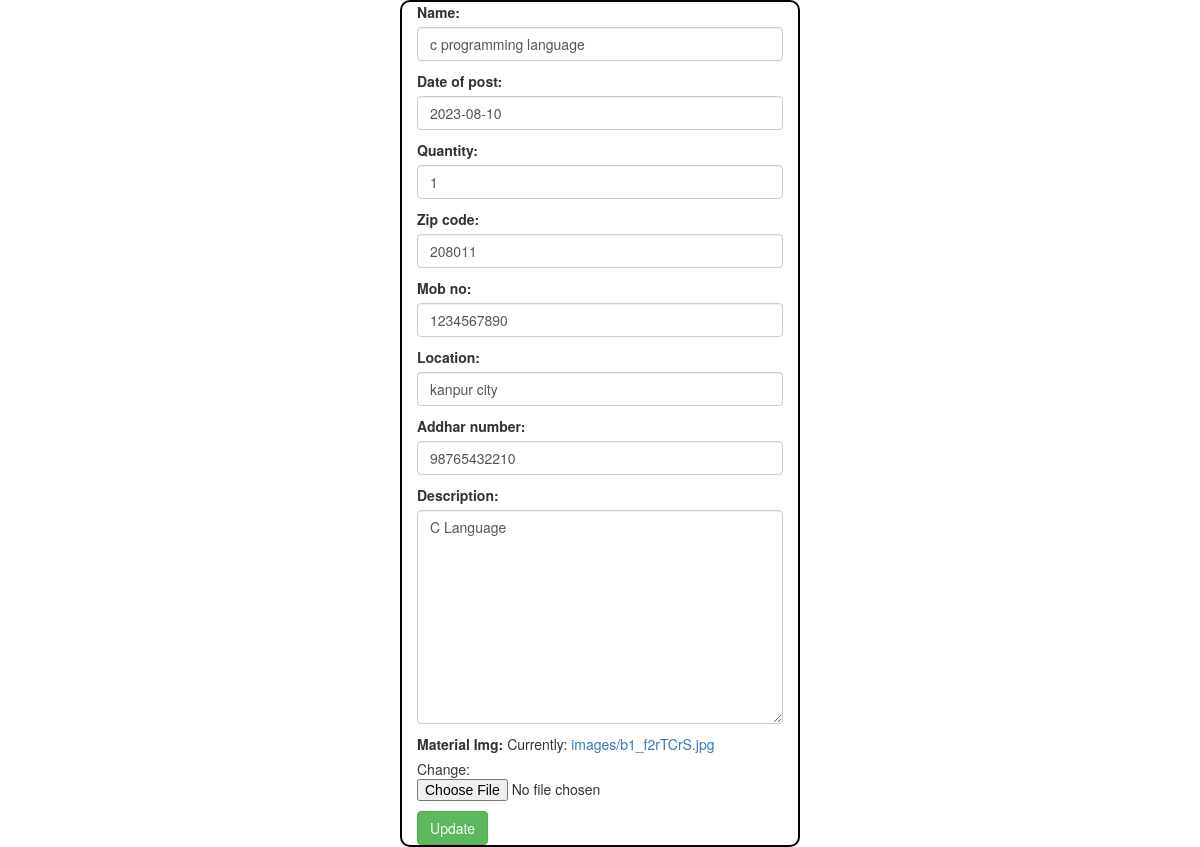
Page /share/update_material/13/ on the committed database.
### share/models.py (models this page shows, shortened)
class Material(models.Model):
	name = models.CharField(max_length=50)
	date_of_post = models.DateField()
	quantity = models.IntegerField()
	location = models.CharField(max_length=100)
	zip_code = models.IntegerField()
	mob_no = models.IntegerField(default=False)
	addhar_number = models.IntegerField()
	description = models.TextField(max_length=300)
	Material_Img = models.ImageField(upload_to='images/')

### share/views.py (the view)
# urls.py: path('update_material/<int:id>/', views.update_material, name='update_material'),
def update_material(request, id):
    if request.method == 'POST':
        material = Material.objects.get(id=id)
        form = MaterialForm(request.POST, instance = material)
        if form.is_valid():
            form.save()
        return redirect("/share/more")
    else:
        material = Material.objects.get(id=id)
        form = MaterialForm(instance = material)
    return render(request, 'share/edit.html', {'form':form})

### share/forms.py
class MaterialForm(forms.ModelForm):
    class Meta:
        model = Material
        fields = ['name', 'date_of_post','quantity' , 'zip_code','mob_no','location',
       'addhar_number' , 'description', 'Material_Img']
        widgets = {
        'name':forms.TextInput(attrs={'class':'form-control'}),
        'date_of_post':forms.DateInput(attrs={'class':'form-control'}),
        'mob_no':forms.NumberInput(attrs={'class':'form-control'}),
        'quantity':forms.NumberInput(attrs={'class':'form-control'}),
        'location':forms.TextInput(attrs={'class':'form-control'}),
        'zip_code':forms.NumberInput(attrs={'class':'form-control'}),
        'addhar_number':forms.NumberInput(attrs={'class':'form-control'}),
        'description':forms.Textarea(attrs={'class':'form-control'}),
        }

### share/templates/share/edit.html (shortened to what this page needs)
<!DOCTYPE html>
<html lang="en">
<head>
    <link rel="stylesheet" href="https://maxcdn.bootstrapcdn.com/bootstrap/3.4.1/css/bootstrap.min.css">
</head>
<body>
    <div class="container-fluid">
<div class="row">
    <div class="col-lg-4 col-md-4 col-sm-4" style="border:2px solid black;border-radius: 10px">
    <form method = "post" enctype="multipart/form-data">
    {{ form.as_p }}
    <input type="submit" class="btn btn-success" value="Update">
    </form>
    </div>
</div>
  </div>
</body>
</html>

### rows in the picture
Material: name "c programming language", date_of_post "2023-08-10", quantity "1", zip_code "208011", mob_no "1234567890", location "kanpur city", addhar_number "98765432210", description "C Language"
